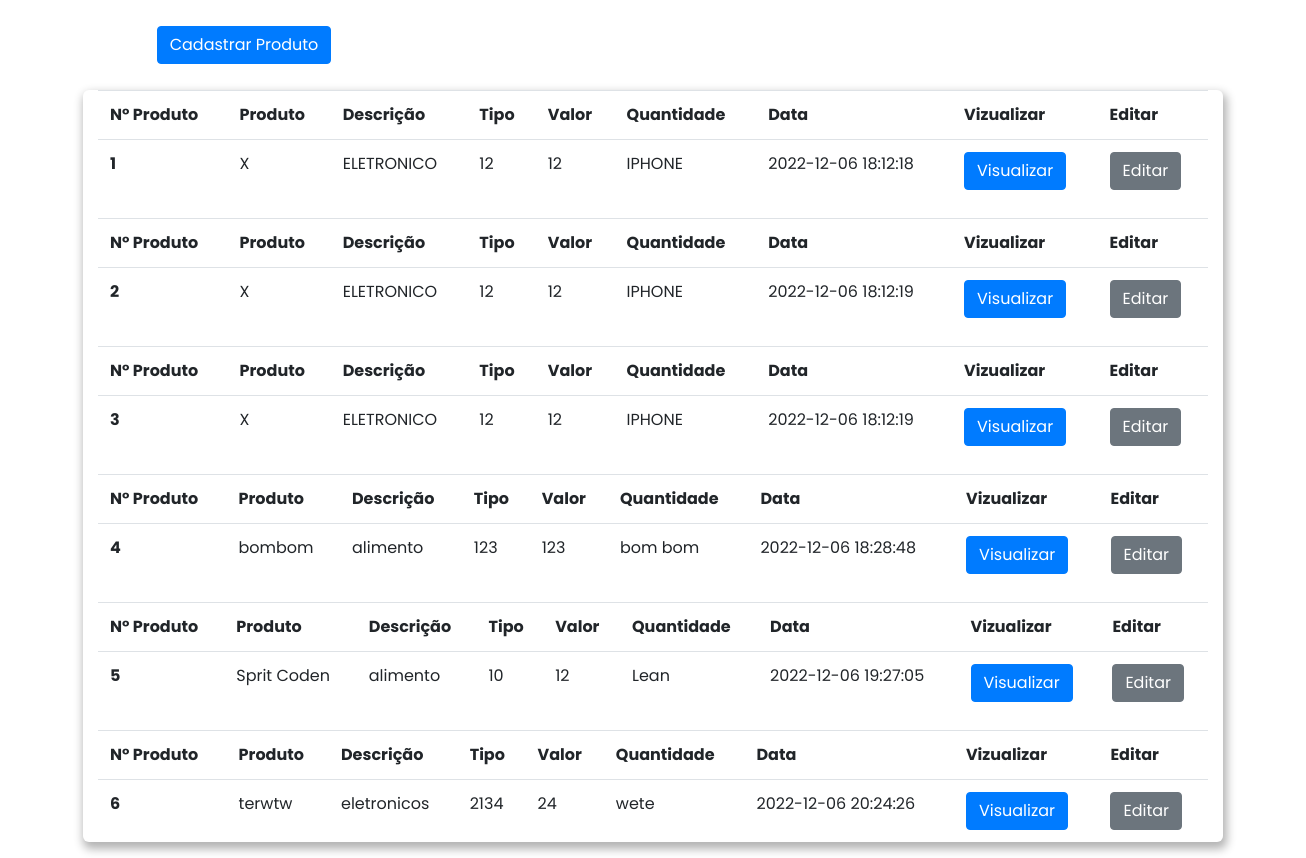
The app's page /home.php/, older data.
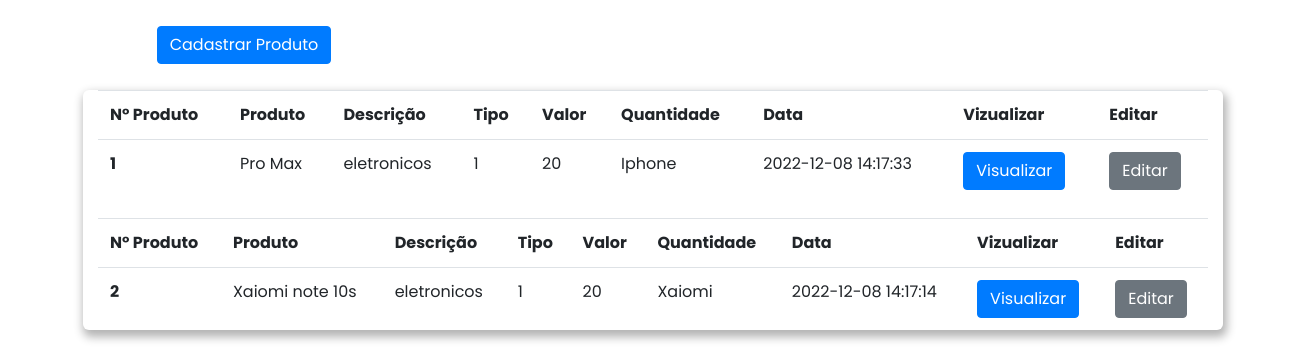
The same page, newer data.
### tables this page shows
CREATE TABLE `produto` (
  `id_produto` int(11) NOT NULL AUTO_INCREMENT,
  `nome_produto` varchar(45) NOT NULL,
  `descricao_produto` varchar(45) NOT NULL,
  `tipo_produto` varchar(45) NOT NULL,
  `valor_produto` int(11) NOT NULL,
  `quantidade_produto` int(11) NOT NULL,
  `data_registro` timestamp NOT NULL DEFAULT current_timestamp() ON UPDATE current_timestamp(),
  `detalhes_produto` longtext NOT NULL,
  PRIMARY KEY (`id_produto`)
);

### functionHome.php (called while the page is built)
<?php
include('Sql.php');
$query = "SELECT * FROM produto";
 try{
   $result_query = mysqli_query($mysqli, $query);
}catch(\Exception $e){
echo"erro: ".$e;
}
?>

### home.php (the view, shortened to what this page needs)
<!DOCTYPE html>
<html lang="en">
<head>
               <link rel="stylesheet" href="https://cdn.jsdelivr.net/npm/bootstrap@4.3.1/dist/css/bootstrap.min.css">
</head>
<body>
<div class="containerPrincipal">
  <div class="menu">
    <div class="btn-group">
        <a href="cadastrarProduto.php">  <button type="button" class="btn btn-primary">Cadastrar Produto</button></a>
    </div>
  </div>
<div class="container ">
<?php
include('functionHome.php');
if ($result_query  == null) {
	echo "<h1>Erro: Nenhum registro encontrado!</h1>" . $produtos_erro;
	} else{
	while($produtos = mysqli_fetch_array($result_query)):
    $id_produto = $produtos[0];
    $produto = $produtos[1];
    $valor = $produtos[4];
    $descricao = $produtos[2];
    $tipo = $produtos[3];
    $quantidade = $produtos[5];
    $data = $produtos[6];
?>
<table class="table">
			<thead class="table">
        <tbody>
          <tr class="table">
            <th  class="scope-col" scope="col">N° Produto</th>
            <th class="scope-col" scope="col">Produto</th>
            <th class="scope-col" scope="col">Descrição</th>
            <th class="scope-col" scope="col">Tipo</th>
            <th class="scope-col" scope="col">Valor</th>
            <th class="scope-col" scope="col">Quantidade</th>
            <th class="scope-col" scope="col">Data</th>
            <th class="scope-col" scope="col">Vizualizar</th>
            <th class="scope-col" scope="col">Editar</th>
          </tr>
            <tr>
              <th scope='row'><?php echo $id_produto; ?></th>
              <td><?php echo $descricao;  ?></td>
              <td><?php echo $tipo;       ?></td>
              <td><?php echo $valor;      ?></td>
              <td><?php echo $quantidade; ?></td>
              <td><?php echo $produto;    ?></td>
              <td><?php echo $data;       ?></td>
              <td class='acoes'>  <a href="/TesteCarlettoCrud/detalhesProdutos.php?numproduto=<?php echo$id_produto;?>"><button type='button'name="btnVizualizar" class='btn btn-primary'>Visualizar</button></a></td>
              <td class='acoes'><a href='/TesteCarlettoCrud/editarProduto.php?numproduto=<?php echo$id_produto;?>'><button type='button' class='btn btn-secondary'>Editar</button></a></td>
            </tr>
<?php endwhile; } ?>
      </tbody>
    </table>
</table>
</div>
</div>
</body>
</html>

### home.php (style rules this page uses)
body { font-family: 'Poppins'; margin:0; padding: 0; }
.menu { position: relative; left: 10%; }
.containerPrincipal { display: list-item; position: relative; }
.container { border-radius: 6px; box-shadow: 2px 5px 10px 2px rgb(0 0 0 / 30%); }
.menu { margin: 2%; column-gap: 5%; }
.btn-group { column-gap: 5%; width:50%; }

Row changes from the older to the newer data that the page shows:
removed produto: id_produto "3", descricao_produto "X", tipo_produto "ELETRONICO", valor_produto "12", quantidade_produto "12", nome_produto "IPHONE", data_registro "2022-12-06 18:12:19"
removed produto: id_produto "4", descricao_produto "bombom", tipo_produto "alimento", valor_produto "123", quantidade_produto "123", nome_produto "bom bom", data_registro "2022-12-06 18:28:48"
removed produto: id_produto "5", descricao_produto "Sprit Coden", tipo_produto "alimento", valor_produto "10", quantidade_produto "12", nome_produto "Lean", data_registro "2022-12-06 19:27:05"
removed produto: id_produto "6", descricao_produto "terwtw", tipo_produto "eletronicos", valor_produto "2134", quantidade_produto "24", nome_produto "wete", data_registro "2022-12-06 20:24:26"
changed produto id 1: descricao_produto "X" → "Pro Max"; tipo_produto "ELETRONICO" → "eletronicos"; valor_produto "12" → "1"; quantidade_produto "12" → "20"; nome_produto "IPHONE" → "Iphone"; data_registro "2022-12-06 18:12:18" → "2022-12-08 14:17:33"
changed produto id 2: descricao_produto "X" → "Xaiomi note 10s"; tipo_produto "ELETRONICO" → "eletronicos"; valor_produto "12" → "1"; quantidade_produto "12" → "20"; nome_produto "IPHONE" → "Xaiomi"; data_registro "2022-12-06 18:12:19" → "2022-12-08 14:17:14"
